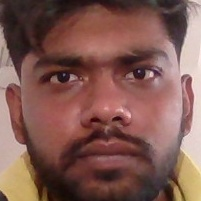
#> input picture face-recognition-opencv-master/dataset/1.ABHIMANYU/1_1.jpg, 201 x 201 px, found by its file name; its folder holds only this picture in this run
$ python train_model.py
#> lines starting #> are read from the running program, lines starting #| are printed output that depends on the picture
import os
import cv2
import numpy as np

# Command: pip install pillow
from PIL import Image

#Initialize names and path to empty list
names = []
path = []

# Get the names of all the users
for users in os.listdir("dataset"):
    names.append(users)

# Get the path to all the images
for name in names:
    for image in os.listdir("dataset/{}".format(name)):
        path_string = os.path.join("dataset\{}".format(name), image)
        path.append(path_string)


faces = []
ids = []

# For each image create a numpy array and add it to faces list
for img_path in path:
    image = Image.open(img_path).convert("L")
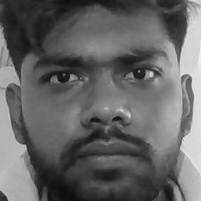
#> image: PIL image 201x201 L; min 12, max 241, mean 100.1

    imgNp = np.array(image, "uint8")
#> (the run stopped early here; a loop or call above may not have finished)
